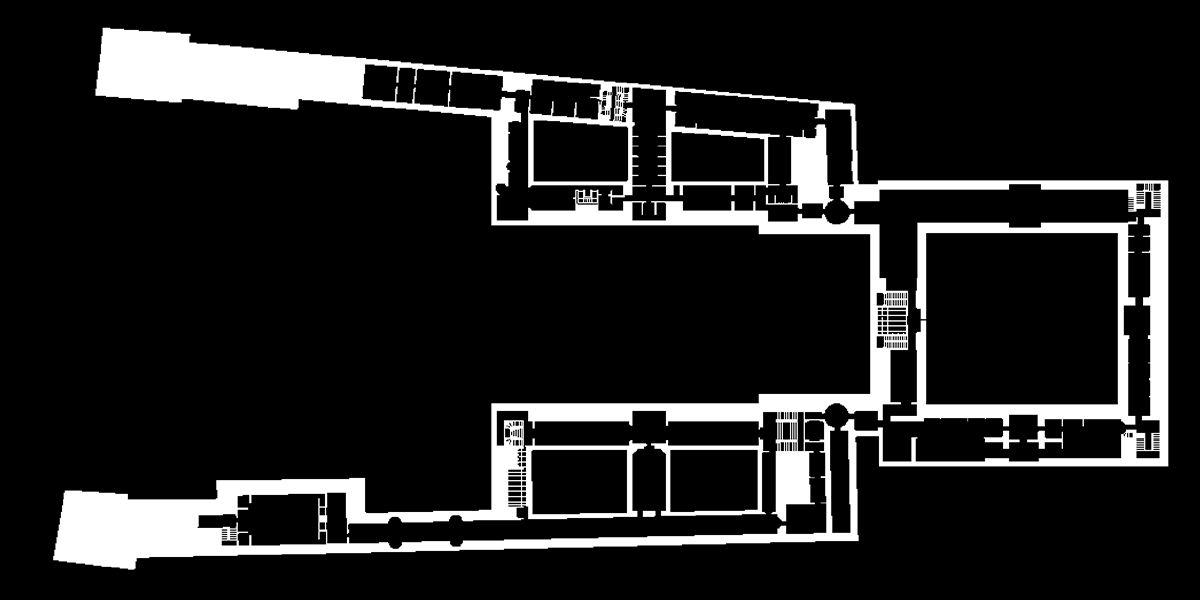
%> input picture code/cellular A/Mask_FF.png, 1200 x 600 px; the run also reads 1 picture not shown here
$ octave cellular.m   (GNU Octave 9; MATLAB toolbox functions it lacks are replaced by stand-ins)
%> lines starting %> are read from the running program, lines starting %| are printed output that depends on the picture
FF = im2uint8(rgb2gray(imread('/Volumes/Storage/2019_MCM-ICM_Problems/code/cellular A/Mask_FF.png' )));
%> FF: size 600x1200 uint8; min 0, max 255, mean 33.3
SF = im2uint8(rgb2gray(imread('/Volumes/Storage/2019_MCM-ICM_Problems/code/cellular A/Mask_SF.png')));
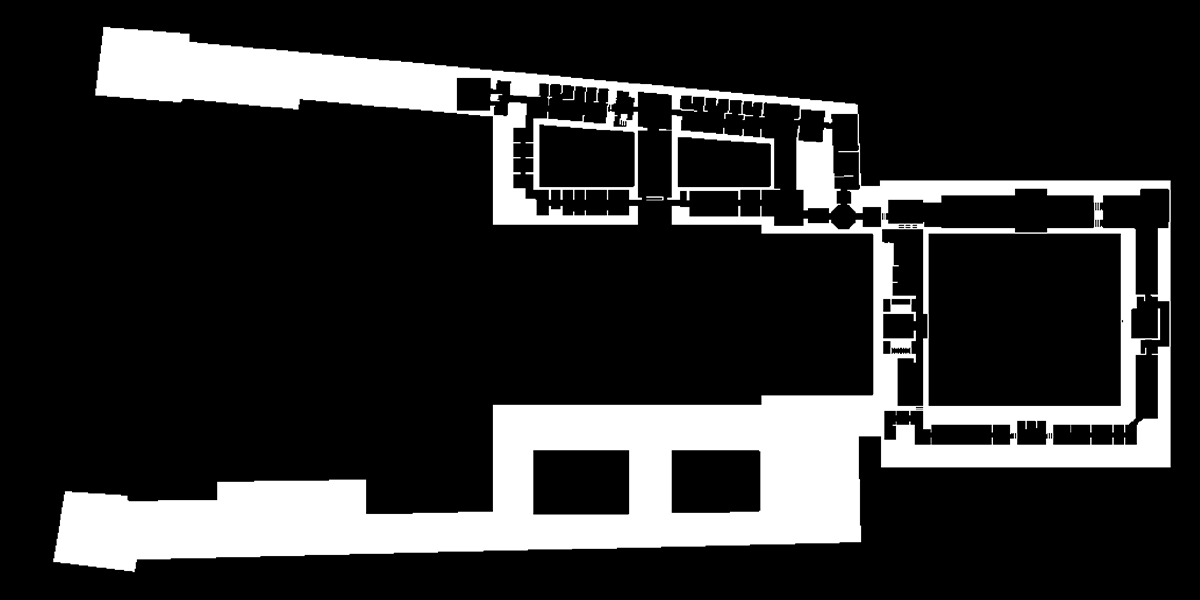
%> input picture code/cellular A/Mask_SF.png, 1200 x 600 px
%> SF: size 600x1200 uint8; min 0, max 255, mean 47.8
GF = im2uint8(rgb2gray(imread('/Volumes/Storage/2019_MCM-ICM_Problems/code/cellular A/Mask_GF.png')));
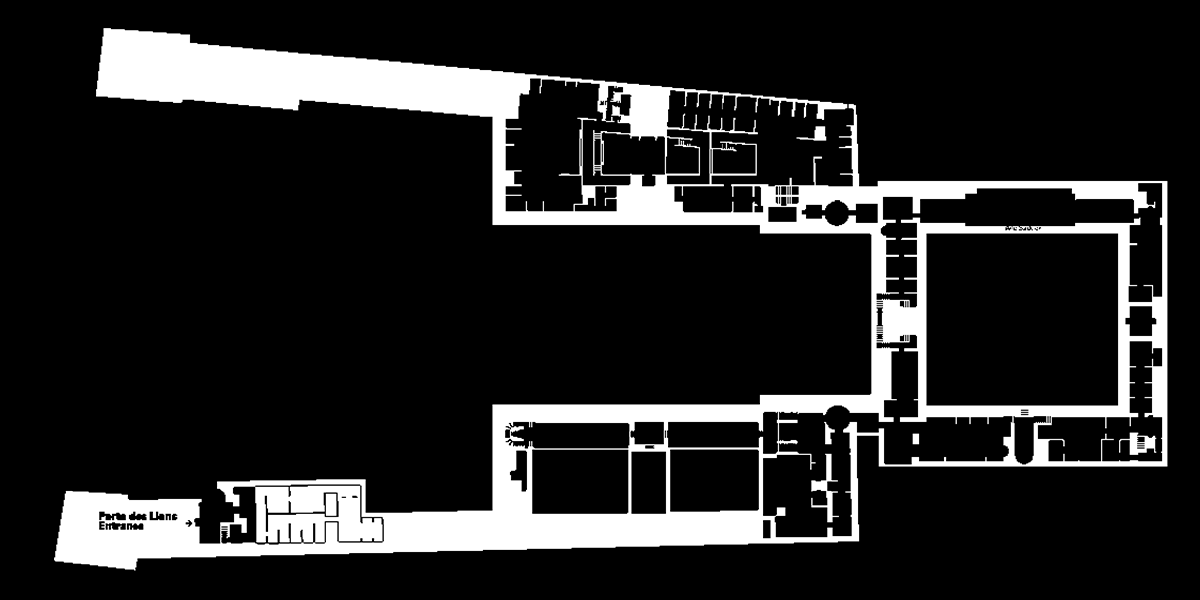
%> input picture code/cellular A/Mask_GF.png, 1200 x 600 px
%> GF: size 600x1200 uint8; min 0, max 255, mean 38.1
LF = im2uint8(rgb2gray(imread('/Volumes/Storage/2019_MCM-ICM_Problems/code/cellular A/Mask_LF.png')));
% NF = rgb2gray(imread('/Volumes/Storage/2019_MCM-ICM_Problems/code/cellular A/Mask_NF.png')) ;
Structure_One = rgb2gray(imread('/Volumes/Storage/2019_MCM-ICM_Problems/code/cellular A/Structure_One.png'));
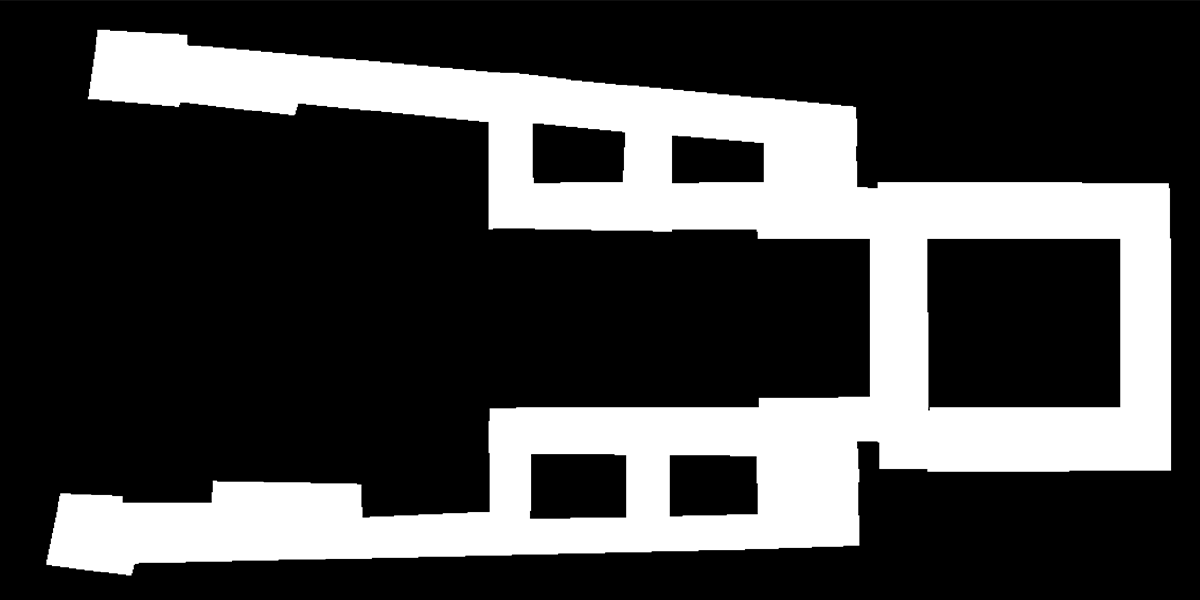
%> input picture code/cellular A/Structure_One.png, 1200 x 600 px
%> Structure_One: size 600x1200 uint16; min 0, max 65535, mean 17514.7
Structure_Two = rgb2gray(imread('/Volumes/Storage/2019_MCM-ICM_Problems/code/cellular A/Structure_Two.png'));
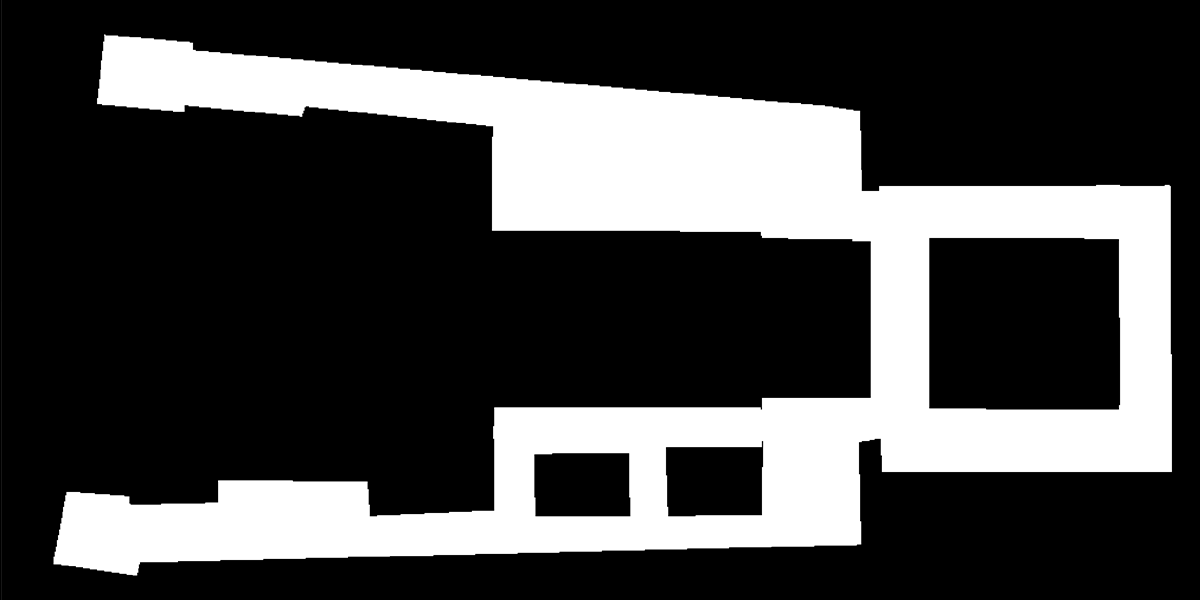
%> input picture code/cellular A/Structure_Two.png, 1200 x 600 px
%> Structure_Two: size 600x1200 uint16; min 0, max 65535, mean 17806

%%%%%%%%%%%%%%%%%%%%%%%%%%%%%%%%%%%%%%%%%%%%%%%%%%%%%%%%%%%%%%%%%%%%%%%%%%%
%%%%%%%%%%%%%%%%%%%%%%%%%% Cell %%%%%%%%%%%%%%%%%%%%%%%%%%%%%%%%%%%%%%%%%%%
%%%%%%%%%%%%%%%%%%%%%%%%%%%%%%%%%%%%%%%%%%%%%%%%%%%%%%%%%%%%%%%%%%%%%%%%%%%

[X, Y] = size(Structure_One);
%> X = 600; Y = 1200
Louvre = zeros(X , Y, 4);% 3 Dimensional Model of Louvre Museum with
Mask_SF = im2uint8(zeros(X, Y)); % Second Floor's mask and human density
Mask_FF = im2uint8(zeros(X, Y)); % First Floor's mask and human density
Mask_GF = zeros(X, Y); % Ground Floor's mask and human density
Mask_LF = zeros(X, Y); % Lower Ground Floor's mask and human density
% Mask_NF = zeros(578,1168); % Napoleon Floor's mask

% Classify the basic structure of each floor %
Louvre(:,:,1) = Structure_Two; % Lower Ground Floor
Louvre(:,:,2) = Structure_Two; % Ground Floor
Louvre(:,:,3) = Structure_One; % First Floor
Louvre(:,:,4) = Structure_One; % Second Floor
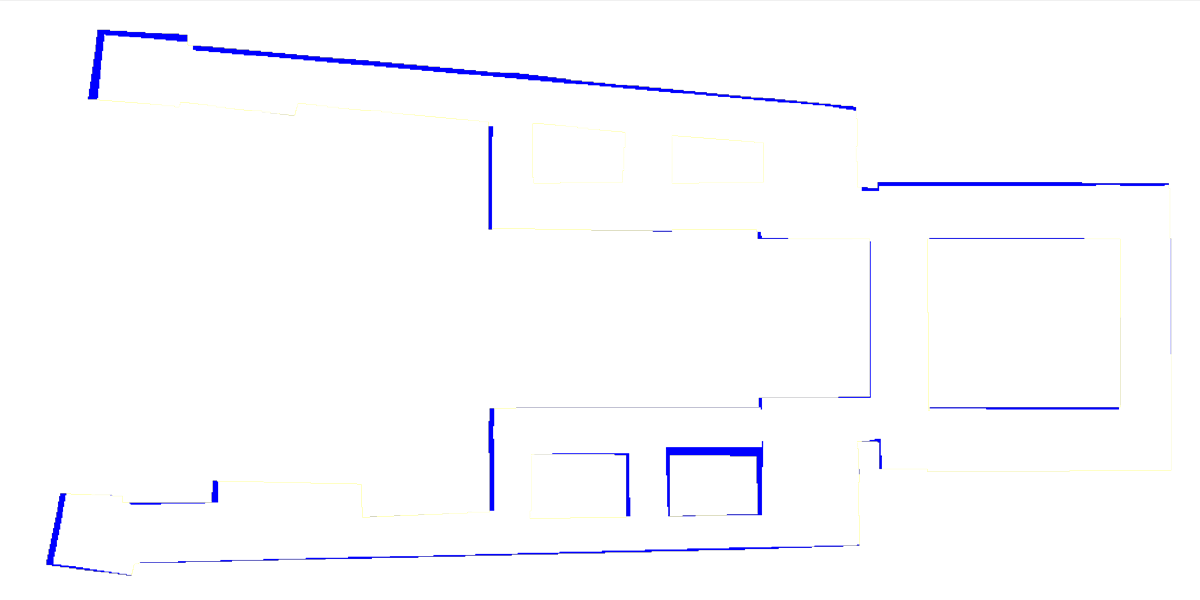
%> Louvre: size 600x1200x4 double; mean R, G, B, A 17806, 17806, 17514.7, 17514.7; transparent parts drawn white
% Louvre(:,:,5) = Structure_One;
Louvre_back = Louvre;

Mask_SF(:, :) = Structure_One;
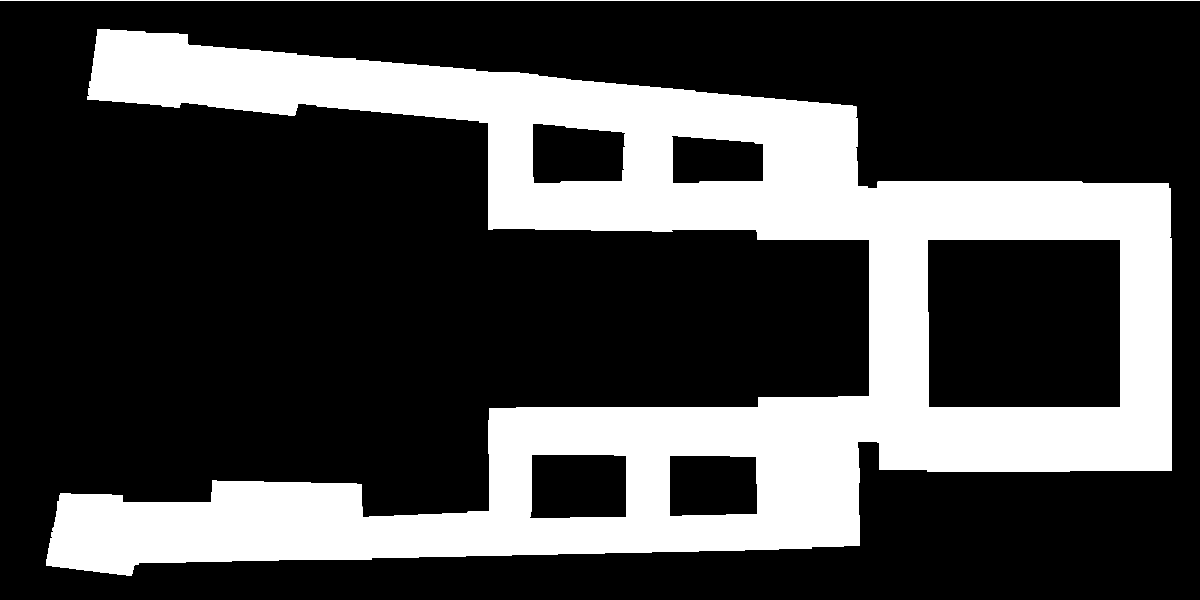
%> Mask_SF: size 600x1200 uint8; min 0, max 255, mean 70
Mask_FF(:, :) = Structure_One;
Mask_GF(:, :) = Structure_Two;
Mask_LF(:, :) = Structure_Two;
% Mask_NF(2:579,2:1169) = Structure_Two;

%%%%%%%%%%%%%%%%%%%%%%%%%%%%%%%%%%%%%%%%%%%%%%%%%%%%%%%%%%%%%%%%%%%%%%%%%%%
%%%%%%%%%%%%%%%%%%%%%%%% random rate %%%%%%%%%%%%%%%%%%%%%%%%%%%%%%%%%%%%%%
%%%%%%%%%%%%%%%%%%%%%%%%%%%%%%%%%%%%%%%%%%%%%%%%%%%%%%%%%%%%%%%%%%%%%%%%%%%

x1=rand(1,3);y1=sum(x1);r1 = x1/y1; % random rate with sum is one
x2=rand(1,4);y2=sum(x2);r2 = x2/y2; % random quantity
group_rate = r1(1); % the proportion of tour group
individual_rate = r1(2); % the proportion of individual tourists
others_rate = r1(3);% the proportion of disable/elder

quantity_SF = fix(r2(1) * 3000); % quantity
quantity_FF = fix(r2(2) * 3000); % quantity
quantity_GF = fix(r2(3) * 3000); % quantity
quantity_LF = fix(r2(4) * 3000); % quantity
%q uantity_NF = 1000; % quantity

%%%%%%%%%%%%%%%%%%%%%%%%%%%%%%%%%%%%%%%%%%%%%%%%%%%%%%%%%%%%%%%%%%%%%%%%%%%
%%%%%%%%%%%%%%%%%%%%%%% second floor %%%%%%%%%%%%%%%%%%%%%%%%%%%%%%%%%%%%%%
%%%%%%%%%%%%%%%%%%%%%%%%%%%%%%%%%%%%%%%%%%%%%%%%%%%%%%%%%%%%%%%%%%%%%%%%%%%

evacute_gro = 0; % initial evacuate quantity of group
evacute_dis = 0; % initial evacuate quantity of disable/elderly
evacute_ind = 0; % initial evacuate quantity of individual
count1 = 0; count2 = 0; count3 = 0;% %initial data record
t0 = cputime; % initial time record
while 1
    for i = 1:X
        for j = 1:Y
            r = rand();
            if (r >= group_rate && Louvre(i,j,1)==0 && Mask_SF(i,j)==255)
                Louvre(i, j, 1) = 1;
                count1 = count1 + 1;
                count1
            end
                if (count1 >= fix(quantity_SF * group_rate))
                    evacute_gro = 1;
                    break;
                end
        end
        if (evacute_gro == 1);
            break;
        end
    end
    for i = 1:X
        for j = 1:Y
            r = rand();
            if (r >= individual_rate && Louvre(i,j,1)==0 && Mask_SF(i,j)==255)
                Louvre(i, j, 1) = 2;
                count2 = count2 + 1;
                count2
            end
                if (count2 >= fix(quantity_SF * group_rate))
                    evacute_ind = 1;
                    break;
                end
        end
        if (evacute_gro == 1 && evacute_ind == 1);
            break;
        end
    end

    for i = 1:X
        for j = 1:Y
            r = rand();
            if (r >= others_rate && Louvre(i,j,1)==0 && Mask_SF(i,j)==255)
                Louvre(i, j, 1) = 3;
                count3 = count3 + 1;
                count3
            end
                if (count3 >= fix(quantity_SF * group_rate))
                    evacute_dis = 1; t1 = cputime;
                    break;
                end
        end
        if (evacute_gro == 1 && evacute_ind == 1 && evacute_dis ==1 );
            break;
        end
    end
    if (evacute_gro == 1 && evacute_ind == 1 && evacute_dis ==1 );
            break;
    end
end
%> after the loop, count1 = 165; count2 = 165; count3 = 165; evacute_dis = 1; evacute_gro = 1; evacute_ind = 1; t1 = 0.907
delta_t = t1 - t0
%> delta_t = 0.0326
